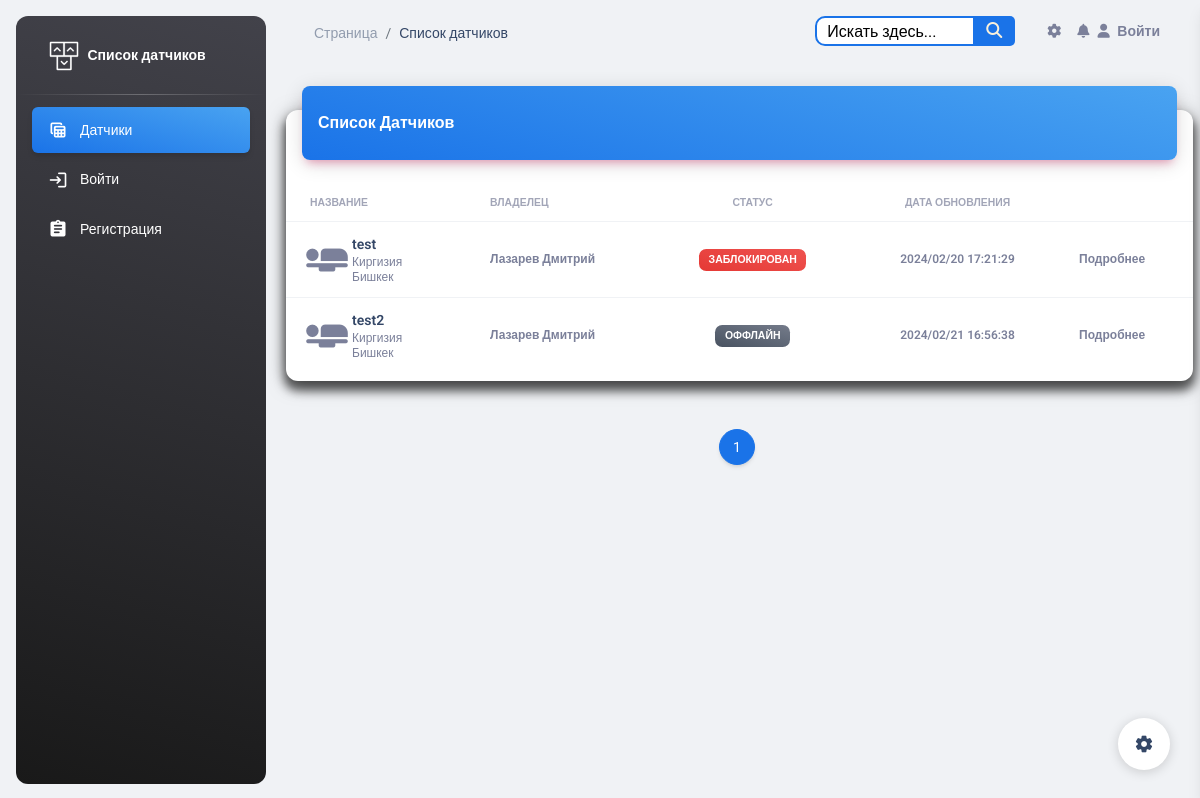
The page / on the database its author committed.
### esp_sensor/models.py (models this page shows, shortened)
class Sensor(models.Model):
    id = models.AutoField(primary_key=True)
    name = models.CharField('Имя датчика', max_length=100, unique=True)
    slug = models.SlugField(max_length=255, unique=True, db_index=True, verbose_name="URL")
    description = models.TextField('Описание', blank=True)
    owner = models.CharField("Владелец", max_length=100, blank=True)
    date_added = models.DateTimeField('Дата добавления', default=timezone.now)
    country = models.ManyToManyField(Country, blank=True, verbose_name='Страна')
    city = models.ManyToManyField(City, blank=True, verbose_name='Город')
    inclusions = models.IntegerField("Количество включений", default=0)
    power = models.IntegerField(default=0,
                                blank=True,
                                verbose_name='Мощность',
                                validators=[MinValueValidator(0), MaxValueValidator(100)])
    watt = models.IntegerField("Потребление мощности", default=0)
    volt = models.IntegerField("Электрическое напряжение", default=0)
    work = models.BooleanField('Онлайн', default=True)
    blocked = models.BooleanField('Заблокирован', default=False)
    def is_blocked(self):
        return self.blocked
    class Meta:
        verbose_name = 'Датчик'
        verbose_name_plural = 'Датчики'

class Country(models.Model):
    id = models.AutoField(primary_key=True)
    name = models.CharField("Название", max_length=100)
    class Meta:
        verbose_name = 'Страна'
        verbose_name_plural = 'Страны'

class City(models.Model):
    id = models.AutoField(primary_key=True)
    country = models.ManyToManyField(Country, blank=True, verbose_name='Страна')
    name = models.CharField("Название", max_length=100)
    class Meta:
        verbose_name = 'Город'
        verbose_name_plural = 'Города'

### esp_sensor/views.py (the view)
# urls.py: path('', SensorListView.as_view(), name='sensor_list'),
class SensorListView(ListView):
    model = Sensor
    template_name = 'sensor/sensor_list.html'
    context_object_name = 'sensors'
    paginate_by = 6
    def get_queryset(self):
        return Sensor.objects.order_by('id')

### templates/sensor/sensor_list.html (shortened to what this page needs)
{% load static %}
{% include 'base.html' %}
<body class="g-sidenav-show  bg-gray-200">
<aside class="sidenav navbar navbar-vertical navbar-expand-xs border-0 border-radius-xl my-3 fixed-start ms-3   bg-gradient-dark"
       id="sidenav-main">
    <div class="sidenav-header">
        <a class="navbar-brand m-0" href="{% url 'sensor_list' %}">
            <img src="{% static 'img/logo-ct.png' %}" class="navbar-brand-img h-100" alt="main_logo">
            <span class="ms-1 font-weight-bold text-white">Список датчиков</span>
        </a>
    </div>
    <hr class="horizontal light mt-0 mb-2">
    <div class="collapse navbar-collapse  w-auto " id="sidenav-collapse-main">
        <ul class="navbar-nav">
            <li class="nav-item">
                <a class="nav-link text-white active bg-gradient-info" href="{% url 'sensor_list' %}">
                    <div class="text-white text-center me-2 d-flex align-items-center justify-content-center">
                        <i class="material-icons opacity-10">table_view</i>
                    </div>
                    <span class="nav-link-text ms-1">Датчики</span>
                </a>
            </li>
            {% if user.is_authenticated %}
                <li class="nav-item mt-3">
                    <h6 class="ps-4 ms-2 text-uppercase text-xs text-white font-weight-bolder opacity-8">Страницы
                        аккаунта</h6>
                </li>
                <li class="nav-item">
                    <a class="nav-link text-white " href="{% url 'profiles:profile_detail' user.profile.slug %}">
                        <div class="text-white text-center me-2 d-flex align-items-center justify-content-center">
                            <i class="material-icons opacity-10">person_add</i>
                        </div>
                        <span class="nav-link-text ms-1">Профиль</span>
                        <span class="nav-link-text ms-1">{{ user.username }}</span>
                    </a>
                </li>
                <li class="nav-item">
                    <a class="nav-link text-white " href='{% url 'logout' %}'>
                        <div class="text-white text-center me-2 d-flex align-items-center justify-content-center">
                            <i class="material-icons opacity-10">login</i>
                        </div>
                        <span class="nav-link-text ms-1">Выйти</span>
                    </a>
                </li>
            {% else %}
                <li class="nav-item">
                    <a class="nav-link text-white " href='{% url 'login' %}'>
                        <div class="text-white text-center me-2 d-flex align-items-center justify-content-center">
                            <i class="material-icons opacity-10">login</i>
                        </div>
                        <span class="nav-link-text ms-1">Войти</span>
                    </a>
                </li>
                <li class="nav-item">
                    <a class="nav-link text-white " href="{% url 'register' %}">
                        <div class="text-white text-center me-2 d-flex align-items-center justify-content-center">
                            <i class="material-icons opacity-10">assignment</i>
                        </div>
                        <span class="nav-link-text ms-1">Регистрация</span>
                    </a>
                </li>
            {% endif %}
        </ul>
    </div>
</aside>
<main class="main-content position-relative max-height-vh-100 h-100 border-radius-lg ">
    <nav class="navbar navbar-main navbar-expand-lg px-0 mx-4 shadow-none border-radius-xl" id="navbarBlur"
         data-scroll="true">
        <div class="container-fluid py-1 px-3">
            <nav aria-label="breadcrumb">
                <ol class="breadcrumb bg-transparent mb-0 pb-0 pt-1 px-0 me-sm-6 me-5">
                    <li class="breadcrumb-item text-sm"><a class="opacity-5 text-dark" href="{% url 'sensor_list' %}">Страница</a>
                    <li class="breadcrumb-item text-sm text-dark active" aria-current="page">Список датчиков</li>
                </ol>
            </nav>
            {% include 'include/navbar.html' %}
        </div>
    </nav>
    <div class="container-fluid py-4">
        <div class="row">
            <div class="col-12">
                <div class="card my-4">
                    <div class="card-header p-0 position-relative mt-n4 mx-3 z-index-2">
                        <div class="bg-gradient-info shadow-primary border-radius-lg pt-4 pb-3">
                            <h6 class="text-white text-capitalize ps-3">Список датчиков</h6>
                        </div>
                    </div>
                    <div class="card-body px-0 pb-2">
                        <div class="table-responsive p-0">
                            <table class="table align-items-center mb-0">
                                <thead>
                                <tr>
                                    <th class="text-uppercase text-secondary text-xxs font-weight-bolder opacity-7">
                                        Название
                                    </th>
                                    <th class="text-uppercase text-secondary text-xxs font-weight-bolder opacity-7 ps-2">
                                        Владелец
                                    </th>
                                    <th class="text-center text-uppercase text-secondary text-xxs font-weight-bolder opacity-7">
                                        Статус
                                    </th>
                                    <th class="text-center text-uppercase text-secondary text-xxs font-weight-bolder opacity-7">
                                        Дата обновления
                                    </th>
                                    <th class="text-secondary opacity-7"></th>
                                </tr>
                                </thead>
                                <tbody>
                                {% for sensor in sensors %}
                                    <tr>
                                        <td>
                                            <div class="d-flex px-2 py-1">
                                                <div>
                                                    <i class="material-icons"
                                                       style="font-size: 50px;">airline_seat_flat</i>
                                                </div>
                                                <div class="d-flex flex-column justify-content-center">
                                                    <a href="{% url 'sensor_detail' sensor.pk %}"
                                                       class="text-secondary font-weight-bold text-xs"
                                                       data-toggle="tooltip" data-original-title="Edit user">
                                                        <h6 class="mb-0 text-sm">{{ sensor.name }}</h6>
                                                    </a>
                                                    {% for country in sensor.country.all %}
                                                        <p class="text-xs text-secondary mb-0">{{ country.name }}</p>
                                                    {% endfor %}
                                                    {% for city in sensor.city.all %}
                                                        <p class="text-xs text-secondary mb-0">{{ city.name }}</p>
                                                    {% endfor %}
                                                </div>
                                            </div>
                                        </td>
                                        <td>
                                            <p class="text-xs font-weight-bold mb-0">{{ sensor.owner }}</p>
                                        </td>
                                        <td class="align-middle text-center text-sm">
                                            {% if sensor.is_blocked %}
                                                <span class="badge badge-sm bg-gradient-danger">Заблокирован</span>
                                            {% else %}
                                                {% if sensor.work %}
                                                    <span class="badge badge-sm bg-gradient-success">Онлайн</span>
                                                {% else %}
                                                    <span class="badge badge-sm bg-gradient-secondary">Оффлайн</span>
                                                {% endif %}
                                            {% endif %}
                                        </td>
                                        <td class="align-middle text-center">
                                            <span class="text-secondary text-xs font-weight-bold">{{ sensor.date_added | date:"Y/m/d H:i:s" }}</span>
                                        </td>
                                        <td class="align-middle">
                                            <a href="{% url 'sensor_detail' sensor.pk %}"
                                               class="text-secondary font-weight-bold text-xs"
                                               data-toggle="tooltip" data-original-title="Edit user">
                                                Подробнее
                                            </a>
                                        </td>
                                    </tr>
                                {% endfor %}
                                </tbody>
                            </table>
                        </div>
                    </div>
                </div>
            </div>
        </div>
    </div>
    <div>
        <nav aria-label="Page navigation example">
            <ul class="pagination justify-content-center">
                {% for p in paginator.page_range %}
                    {% if page_obj.number == p %}
                        <li class="page-item active"><span class="page-link" style="color:#ffffff;">{{ p }}</span></li>
                    {% else %}
                        <li class="page-item"><a class="page-link" href="?q={{ query }}&page={{ p }}">{{ p }}</a>
                        </li>
                    {% endif %}
                {% endfor %}
            </ul>
        </nav>
    </div>
</main>
{% include 'include/setting.html' %}
</body>

### templates/base.html (shortened to what this page needs)
{% load static %}
<head>
    <link href="{% static 'css/nucleo-icons.css' %}" rel="stylesheet"/>
    <link href="{% static 'css/nucleo-svg.css' %}" rel="stylesheet"/>
    <link id="pagestyle" href="{% static 'css/material-dashboard.css' %}" rel="stylesheet"/>
</head>

### templates/include/navbar.html (shortened to what this page needs)
{% load static %}
<div class="collapse navbar-collapse mt-sm-0 mt-2 me-md-0 me-sm-4" id="navbar">
    <div class="ms-md-auto pe-md-3 d-flex align-items-center">
        <div class="d1">
            <form action="{% url 'search_sensors' %}" method="get">
                <input id="search" type="text" name="q" placeholder="Искать здесь...">
                <button type="submit"></button>
            </form>
        </div>
    </div>
    <ul class="navbar-nav  justify-content-end">
        <li class="nav-item px-3 d-flex align-items-center">
            <a href="javascript:;" class="nav-link text-body p-0">
                <i class="fa fa-cog fixed-plugin-button-nav cursor-pointer"></i>
            </a>
        </li>
        <li class="nav-item dropdown pe-2 d-flex align-items-center">
            <a href="javascript:;" class="nav-link text-body p-0" id="dropdownMenuButton"
               data-bs-toggle="dropdown" aria-expanded="false">
                <i class="fa fa-bell cursor-pointer"></i>
            </a>
        </li>
        {% if user.is_authenticated %}
            <li class="nav-item d-flex align-items-center">
                <a href="{% url 'logout' %}" class="nav-link text-body font-weight-bold px-0">
                    <i class="fa fa-user me-sm-1"></i>
                    <span class="d-sm-inline d-none">Выйти</span>
                </a>
            </li>
        {% else %}
            <li class="nav-item d-flex align-items-center">
                <a href="{% url 'login' %}" class="nav-link text-body font-weight-bold px-0">
                    <i class="fa fa-user me-sm-1"></i>
                    <span class="d-sm-inline d-none">Войти</span>
                </a>
            </li>
        {% endif %}
    </ul>
</div>

### templates/include/setting.html (shortened to what this page needs)
<div class="fixed-plugin">
    <a class="fixed-plugin-button text-dark position-fixed px-3 py-2">
        <i class="material-icons py-2">settings</i>
    </a>
</div>

### templates/include/script.html (shortened to what this page needs)
{% load static %}

### templates/include/navbar.html (style rules this page uses)
form { position: relative; width: 200px; margin: 0 auto; }
.d1 input { width: 100%; height: 30px; padding-left: 10px; border: 2px solid #1A73E8; border-radius: 10px; outline: none; background: #ffffff; color: #000000; }
.d1 button { position: absolute; top: 0; right: 0px; width: 42px; height: 30px; border: none; background: #1A73E8; border-radius: 0 5px 5px 0; cursor: pointer; }
.d1 button:before { content: "\f002"; font-family: FontAwesome; font-size: 16px; color: #F9F0DA; }
#search::placeholder { color: black; }

### rows shown on the page
Sensor: name "test", owner "Лазарев Дмитрий", blocked "ЗАБЛОКИРОВАН", date_added "2024/02/20 17:21:29"
Country: name "Киргизия"
City: name "Бишкек"
Sensor: name "test2", owner "Лазарев Дмитрий", blocked "ОФФЛАЙН", date_added "2024/02/21 16:56:38"

### other values the page prints
{{ p }} "1"
